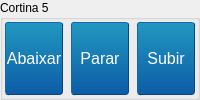
                   <widget class="QGroupBox" name="groupBox_3">
                    <property name="sizePolicy">
                     <sizepolicy hsizetype="Expanding" vsizetype="Expanding">
                      <horstretch>0</horstretch>
                      <verstretch>0</verstretch>
                     </sizepolicy>
                    </property>
                    <property name="title">
                     <string>Cortina 5</string>
                    </property>
                    <layout class="QGridLayout" name="gridLayout_23">
                     <property name="leftMargin">
                      <number>1</number>
                     </property>
                     <property name="topMargin">
                      <number>1</number>
                     </property>
                     <property name="rightMargin">
                      <number>1</number>
                     </property>
                     <property name="bottomMargin">
                      <number>1</number>
                     </property>
                     <item row="0" column="0">
                      <layout class="QHBoxLayout" name="horizontalLayout_9">
                       <item>
                        <widget class="QPushButton" name="mecanismo_mqtt_cort_5_0">
                         <property name="sizePolicy">
                          <sizepolicy hsizetype="Expanding" vsizetype="Expanding">
                           <horstretch>0</horstretch>
                           <verstretch>0</verstretch>
                          </sizepolicy>
                         </property>
                         <property name="minimumSize">
                          <size>
                           <width>60</width>
                           <height>0</height>
                          </size>
                         </property>
                         <property name="styleSheet">
                          <string notr="true">    QPushButton
    {
    font: 12pt Arial;
    margin: 1px;
    border-color: #0c457e;
    border-style: outset;
    border-radius: 3px;
    border-width: 1px;
    color: white;
    background-color: qlineargradient(x1: 0, y1: 0, x2: 0, y2: 1, stop: 0 #2198c0, stop: 1 #0d5ca6);
    }

    QPushButton:pressed
    {
    background-color: qlineargradient(x1: 0, y1: 0, x2: 0, y2: 1, stop: 0 #0d5ca6, stop: 1 #2198c0);
    }</string>
                         </property>
                         <property name="text">
                          <string>Abaixar</string>
                         </property>
                        </widget>
                       </item>
                       <item>
                        <widget class="QPushButton" name="mecanismo_mqtt_cort_5_2">
                         <property name="sizePolicy">
                          <sizepolicy hsizetype="Expanding" vsizetype="Expanding">
                           <horstretch>0</horstretch>
                           <verstretch>0</verstretch>
                          </sizepolicy>
                         </property>
                         <property name="minimumSize">
                          <size>
                           <width>60</width>
                           <height>0</height>
                          </size>
                         </property>
                         <property name="styleSheet">
                          <string notr="true">    QPushButton
    {
    font: 12pt Arial;
    margin: 1px;
    border-color: #0c457e;
    border-style: outset;
    border-radius: 3px;
    border-width: 1px;
    color: white;
    background-color: qlineargradient(x1: 0, y1: 0, x2: 0, y2: 1, stop: 0 #2198c0, stop: 1 #0d5ca6);
    }

    QPushButton:pressed
    {
    background-color: qlineargradient(x1: 0, y1: 0, x2: 0, y2: 1, stop: 0 #0d5ca6, stop: 1 #2198c0);
    }</string>
                         </property>
                         <property name="text">
                          <string>Parar</string>
                         </property>
                        </widget>
                       </item>
                       <item>
                        <widget class="QPushButton" name="mecanismo_mqtt_cort_5_1">
                         <property name="sizePolicy">
                          <sizepolicy hsizetype="Expanding" vsizetype="Expanding">
                           <horstretch>0</horstretch>
                           <verstretch>0</verstretch>
                          </sizepolicy>
                         </property>
                         <property name="minimumSize">
                          <size>
                           <width>60</width>
                           <height>0</height>
                          </size>
                         </property>
                         <property name="styleSheet">
                          <string notr="true">    QPushButton
    {
    font: 12pt Arial;
    margin: 1px;
    border-color: #0c457e;
    border-style: outset;
    border-radius: 3px;
    border-width: 1px;
    color: white;
    background-color: qlineargradient(x1: 0, y1: 0, x2: 0, y2: 1, stop: 0 #2198c0, stop: 1 #0d5ca6);
    }

    QPushButton:pressed
    {
    background-color: qlineargradient(x1: 0, y1: 0, x2: 0, y2: 1, stop: 0 #0d5ca6, stop: 1 #2198c0);
    }</string>
                         </property>
                         <property name="text">
                          <string>Subir</string>
                         </property>
                        </widget>
                       </item>
                      </layout>
                     </item>
                    </layout>
                   </widget>
